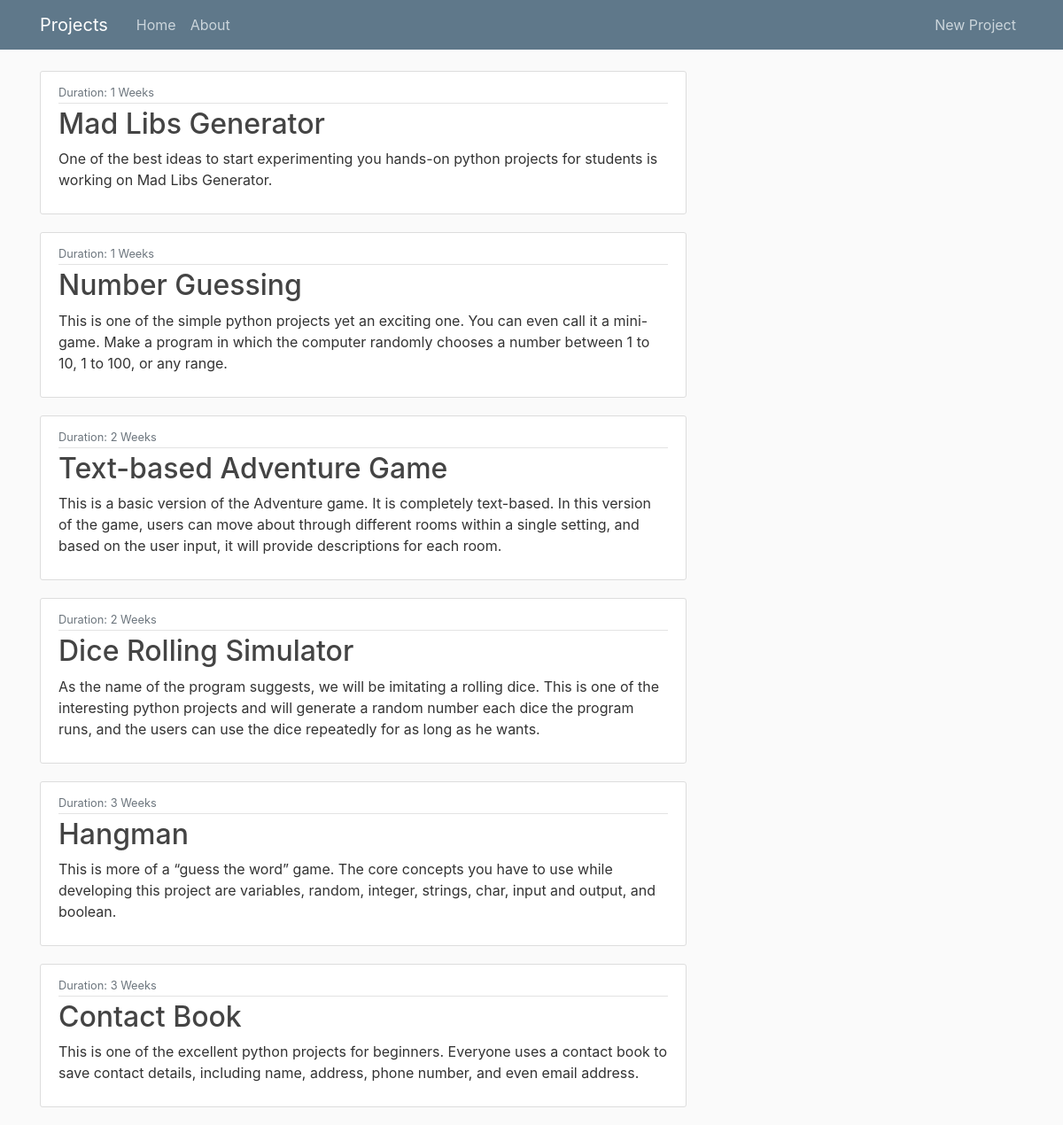
The page / on the database its author committed.
### project/models.py (models this page shows, shortened)
class Project_post(models.Model):
    name = models.CharField(max_length=100)
    description = models.TextField()
    duration = models.IntegerField(default=2)

### project/views.py (the view)
# urls.py: path('', PostListView.as_view(), name='project-home'),
class PostListView(ListView):
    model = Project_post
    template_name = 'project/home.html'
    context_object_name = 'posts'
    ordering = ['duration']

### project/templates/project/home.html
{% extends "project/base.html" %}
{% block content %}
{% for post in posts %}
<article class="media content-section">
    <div class="media-body">
        <div class="article-metadata">
            <small class="text-muted">Duration: {{ post.duration }} Weeks</small>
        </div>
        <h2><a class="article-title" href="{% url 'project-detail' post.id %}">{{ post.name }}</a></h2>
        <p class="article-content">{{ post.description }}</p>
    </div>
</article>
{% endfor %}
{% endblock content %}

### project/templates/project/base.html (shortened to what this page needs)
{% load static %}
<!DOCTYPE html>
<html>
<head>
    <link rel="stylesheet" href="https://maxcdn.bootstrapcdn.com/bootstrap/4.0.0/css/bootstrap.min.css"
>
    <link rel="stylesheet" type="text/css" href="{% static 'project/main.css' %}">
</head>
<body>
    <header class="site-header">
        <nav class="navbar navbar-expand-md navbar-dark bg-steel fixed-top">
            <div class="container">
                <a class="navbar-brand mr-4" href="{% url 'project-home' %}">Projects</a>
                <div class="collapse navbar-collapse" id="navbarToggle">
                    <div class="navbar-nav mr-auto">
                        <a class="nav-item nav-link" href="{% url 'project-home' %}">Home</a>
                        <a class="nav-item nav-link" href="{% url 'project-about' %}">About</a>
                    </div>
                    <div class="navbar-nav">
                        <a class="nav-item nav-link" href="{% url 'project-create' %}">New Project</a>
                    </div>
                </div>
            </div>
        </nav>
    </header>
    <main role="main" class="container">
        <div class="row">
            <div class="col-md-8">
                {% block content %}{% endblock %}
            </div>
        </div>
    </main>
</body>
</html>

### project/static/project/main.css (style rules this page uses)
body { background: #fafafa; color: #333333; margin-top: 5rem; }
h1, h2, h3, h4, h5, h6 { color: #444444; }
.bg-steel { background-color: #5f788a; }
.site-header .navbar-nav .nav-link { color: #cbd5db; }
.content-section { background: #ffffff; padding: 10px 20px; border: 1px solid #dddddd; border-radius: 3px; margin-bottom: 20px; }
.article-title { color: #444444; }
.article-content { white-space: pre-line; }
.article-metadata { padding-bottom: 1px; margin-bottom: 4px; border-bottom: 1px solid #e3e3e3 }

### rows shown on the page
Project_post: duration "1", name "Mad Libs Generator", description "One of the best ideas to start experimenting you hands-on python projects for students is working on Mad Libs Generator."
Project_post: duration "1", name "Number Guessing", description "This is one of the simple python projects yet an exciting one. You can even call it a mini-game. Make a program in which the computer randomly chooses a number between 1 to 10, 1 to 100, or any range."
Project_post: duration "2", name "Text-based Adventure Game", description "This is a basic version of the Adventure game. It is completely text-based. In this version of the game, users can move about through different rooms within a single setting, and based on the user input, it will provide descriptions for each room."
Project_post: duration "2", name "Dice Rolling Simulator", description "As the name of the program suggests, we will be imitating a rolling dice. This is one of the interesting python projects and will generate a random number each dice the program runs, and the users can use the dice repeatedly for as long as he wants."
Project_post: duration "3", name "Hangman", description "This is more of a “guess the word” game. The core concepts you have to use while developing this project are variables, random, integer, strings, char, input and output, and boolean."
Project_post: duration "3", name "Contact Book", description "This is one of the excellent python projects for beginners. Everyone uses a contact book to save contact details, including name, address, phone number, and even email address."
